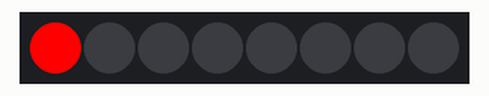
The program below on a simulated CircuitPython board. On the bench: 8 RGB LEDs in strip order, left to right.

Above: at 0.01 s.
At 0.73 s:
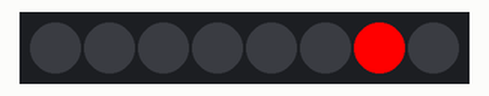
Timing chart, 0 to 40.0 s (numbered marks = the images above):
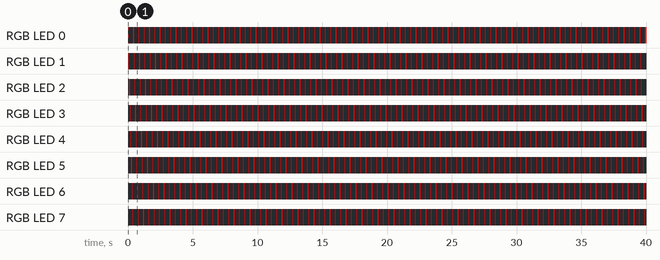

Measured:
- by itself, RGB LED 0–7: alternates RGB(255, 0, 0) for 0.05 s and off for 0.36 s
- by itself, everything shown: repeats every 0.41 s, in 8 steps

The program:

light_bars_scanner.py
```python
import time
import board
import neopixel

neo_pixel_count = 8

neo_pixels = neopixel.NeoPixel(board.A1, neo_pixel_count)

active_pixel = 0
active_pixel_color = (255, 0, 0)

while True:
    neo_pixels.fill((0, 0, 0))

    neo_pixels[(active_pixel % neo_pixel_count)] = active_pixel_color
    neo_pixels.show()

    active_pixel += 1

    time.sleep(0.05)
```
